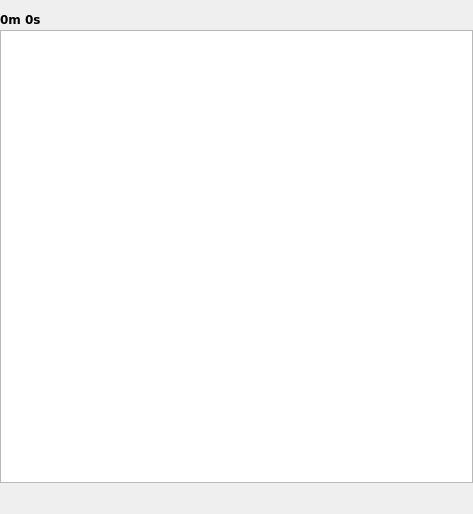
<?xml version="1.0" encoding="UTF-8"?>
<ui version="4.0">
 <class>Playlist_Window</class>
 <widget class="QWidget" name="Playlist_Window">
  <property name="windowModality">
   <enum>Qt::NonModal</enum>
  </property>
  <property name="geometry">
   <rect>
    <x>0</x>
    <y>0</y>
    <width>473</width>
    <height>514</height>
   </rect>
  </property>
  <property name="sizePolicy">
   <sizepolicy hsizetype="Preferred" vsizetype="Preferred">
    <horstretch>0</horstretch>
    <verstretch>0</verstretch>
   </sizepolicy>
  </property>
  <property name="minimumSize">
   <size>
    <width>0</width>
    <height>0</height>
   </size>
  </property>
  <property name="maximumSize">
   <size>
    <width>16516</width>
    <height>16777215</height>
   </size>
  </property>
  <property name="windowTitle">
   <string>Form</string>
  </property>
  <property name="toolTip">
   <string/>
  </property>
  <layout class="QGridLayout" name="gridLayout">
   <property name="sizeConstraint">
    <enum>QLayout::SetDefaultConstraint</enum>
   </property>
   <property name="leftMargin">
    <number>0</number>
   </property>
   <property name="topMargin">
    <number>2</number>
   </property>
   <property name="rightMargin">
    <number>0</number>
   </property>
   <property name="bottomMargin">
    <number>0</number>
   </property>
   <property name="spacing">
    <number>3</number>
   </property>
   <item row="0" column="3">
    <widget class="QPushButton" name="btn_clear">
     <property name="minimumSize">
      <size>
       <width>24</width>
       <height>24</height>
      </size>
     </property>
     <property name="maximumSize">
      <size>
       <width>26</width>
       <height>26</height>
      </size>
     </property>
     <property name="font">
      <font>
       <family>DejaVu Sans</family>
      </font>
     </property>
     <property name="focusPolicy">
      <enum>Qt::NoFocus</enum>
     </property>
     <property name="toolTip">
      <string>Clear Playlist</string>
     </property>
     <property name="text">
      <string/>
     </property>
     <property name="icon">
      <iconset>
       <normaloff>../../../.designer/backup/icons/broom.png</normaloff>../../../.designer/backup/icons/broom.png</iconset>
     </property>
     <property name="iconSize">
      <size>
       <width>24</width>
       <height>24</height>
      </size>
     </property>
     <property name="flat">
      <bool>true</bool>
     </property>
    </widget>
   </item>
   <item row="1" column="0" colspan="4">
    <layout class="QHBoxLayout" name="horizontalLayout">
     <item>
      <widget class="PlaylistView" name="listView">
       <property name="sizePolicy">
        <sizepolicy hsizetype="Expanding" vsizetype="MinimumExpanding">
         <horstretch>0</horstretch>
         <verstretch>0</verstretch>
        </sizepolicy>
       </property>
       <property name="minimumSize">
        <size>
         <width>200</width>
         <height>0</height>
        </size>
       </property>
       <property name="maximumSize">
        <size>
         <width>167721</width>
         <height>16777215</height>
        </size>
       </property>
       <property name="font">
        <font>
         <family>DejaVu Sans</family>
        </font>
       </property>
       <property name="horizontalScrollBarPolicy">
        <enum>Qt::ScrollBarAlwaysOff</enum>
       </property>
       <property name="editTriggers">
        <set>QAbstractItemView::NoEditTriggers</set>
       </property>
       <property name="tabKeyNavigation">
        <bool>true</bool>
       </property>
       <property name="alternatingRowColors">
        <bool>true</bool>
       </property>
       <property name="selectionMode">
        <enum>QAbstractItemView::ExtendedSelection</enum>
       </property>
      </widget>
     </item>
    </layout>
   </item>
   <item row="3" column="0">
    <layout class="QHBoxLayout" name="horizontalLayout_2">
     <item>
      <widget class="QPushButton" name="btn_rep1">
       <property name="minimumSize">
        <size>
         <width>28</width>
         <height>28</height>
        </size>
       </property>
       <property name="maximumSize">
        <size>
         <width>28</width>
         <height>28</height>
        </size>
       </property>
       <property name="font">
        <font>
         <family>DejaVu Sans</family>
        </font>
       </property>
       <property name="focusPolicy">
        <enum>Qt::NoFocus</enum>
       </property>
       <property name="toolTip">
        <string>Repeat 1</string>
       </property>
       <property name="text">
        <string/>
       </property>
       <property name="icon">
        <iconset>
         <normaloff>../../../icons/rep1.png</normaloff>../../../icons/rep1.png</iconset>
       </property>
       <property name="iconSize">
        <size>
         <width>20</width>
         <height>20</height>
        </size>
       </property>
       <property name="shortcut">
        <string>Enter</string>
       </property>
       <property name="checkable">
        <bool>true</bool>
       </property>
       <property name="flat">
        <bool>true</bool>
       </property>
      </widget>
     </item>
     <item>
      <widget class="QPushButton" name="btn_repAll">
       <property name="minimumSize">
        <size>
         <width>28</width>
         <height>28</height>
        </size>
       </property>
       <property name="maximumSize">
        <size>
         <width>28</width>
         <height>28</height>
        </size>
       </property>
       <property name="font">
        <font>
         <family>DejaVu Sans</family>
        </font>
       </property>
       <property name="focusPolicy">
        <enum>Qt::NoFocus</enum>
       </property>
       <property name="toolTip">
        <string>Repeat All</string>
       </property>
       <property name="text">
        <string/>
       </property>
       <property name="icon">
        <iconset>
         <normaloff>../../../icons/repAll.png</normaloff>../../../icons/repAll.png</iconset>
       </property>
       <property name="iconSize">
        <size>
         <width>20</width>
         <height>20</height>
        </size>
       </property>
       <property name="shortcut">
        <string>Enter</string>
       </property>
       <property name="checkable">
        <bool>true</bool>
       </property>
       <property name="flat">
        <bool>true</bool>
       </property>
      </widget>
     </item>
     <item>
      <widget class="QPushButton" name="btn_shuffle">
       <property name="minimumSize">
        <size>
         <width>28</width>
         <height>28</height>
        </size>
       </property>
       <property name="maximumSize">
        <size>
         <width>28</width>
         <height>28</height>
        </size>
       </property>
       <property name="font">
        <font>
         <family>DejaVu Sans</family>
        </font>
       </property>
       <property name="focusPolicy">
        <enum>Qt::NoFocus</enum>
       </property>
       <property name="toolTip">
        <string>Shuffle</string>
       </property>
       <property name="text">
        <string/>
       </property>
       <property name="icon">
        <iconset>
         <normaloff>../../../icons/shuffle.png</normaloff>../../../icons/shuffle.png</iconset>
       </property>
       <property name="iconSize">
        <size>
         <width>20</width>
         <height>20</height>
        </size>
       </property>
       <property name="shortcut">
        <string>Enter</string>
       </property>
       <property name="checkable">
        <bool>true</bool>
       </property>
       <property name="flat">
        <bool>true</bool>
       </property>
      </widget>
     </item>
     <item>
      <widget class="QPushButton" name="btn_append">
       <property name="minimumSize">
        <size>
         <width>28</width>
         <height>28</height>
        </size>
       </property>
       <property name="maximumSize">
        <size>
         <width>28</width>
         <height>28</height>
        </size>
       </property>
       <property name="font">
        <font>
         <family>DejaVu Sans</family>
        </font>
       </property>
       <property name="focusPolicy">
        <enum>Qt::NoFocus</enum>
       </property>
       <property name="toolTip">
        <string>Append when adding new tracks</string>
       </property>
       <property name="text">
        <string/>
       </property>
       <property name="icon">
        <iconset>
         <normaloff>../../../.designer/backup/icons/append.png</normaloff>../../../.designer/backup/icons/append.png</iconset>
       </property>
       <property name="iconSize">
        <size>
         <width>20</width>
         <height>20</height>
        </size>
       </property>
       <property name="shortcut">
        <string>Enter</string>
       </property>
       <property name="checkable">
        <bool>true</bool>
       </property>
       <property name="flat">
        <bool>true</bool>
       </property>
      </widget>
     </item>
     <item>
      <widget class="QPushButton" name="btn_dynamic">
       <property name="minimumSize">
        <size>
         <width>28</width>
         <height>28</height>
        </size>
       </property>
       <property name="maximumSize">
        <size>
         <width>28</width>
         <height>28</height>
        </size>
       </property>
       <property name="font">
        <font>
         <family>DejaVu Sans</family>
        </font>
       </property>
       <property name="focusPolicy">
        <enum>Qt::NoFocus</enum>
       </property>
       <property name="toolTip">
        <string>Dynamic playing</string>
       </property>
       <property name="text">
        <string/>
       </property>
       <property name="icon">
        <iconset>
         <normaloff>../../../icons/dynamic.png</normaloff>../../../icons/dynamic.png</iconset>
       </property>
       <property name="iconSize">
        <size>
         <width>20</width>
         <height>20</height>
        </size>
       </property>
       <property name="shortcut">
        <string>Enter</string>
       </property>
       <property name="checkable">
        <bool>true</bool>
       </property>
       <property name="flat">
        <bool>true</bool>
       </property>
      </widget>
     </item>
    </layout>
   </item>
   <item row="3" column="1" colspan="2">
    <spacer name="horizontalSpacer">
     <property name="font">
      <font>
       <family>DejaVu Sans</family>
      </font>
     </property>
     <property name="orientation">
      <enum>Qt::Horizontal</enum>
     </property>
     <property name="sizeHint" stdset="0">
      <size>
       <width>40</width>
       <height>20</height>
      </size>
     </property>
    </spacer>
   </item>
   <item row="0" column="2">
    <widget class="QPushButton" name="btn_import">
     <property name="minimumSize">
      <size>
       <width>24</width>
       <height>24</height>
      </size>
     </property>
     <property name="maximumSize">
      <size>
       <width>26</width>
       <height>26</height>
      </size>
     </property>
     <property name="font">
      <font>
       <family>DejaVu Sans</family>
      </font>
     </property>
     <property name="focusPolicy">
      <enum>Qt::NoFocus</enum>
     </property>
     <property name="toolTip">
      <string>Import new (orange) tracks to library w/o copying</string>
     </property>
     <property name="text">
      <string/>
     </property>
     <property name="iconSize">
      <size>
       <width>20</width>
       <height>20</height>
      </size>
     </property>
     <property name="flat">
      <bool>true</bool>
     </property>
    </widget>
   </item>
   <item row="3" column="3">
    <widget class="QPushButton" name="btn_numbers">
     <property name="minimumSize">
      <size>
       <width>28</width>
       <height>28</height>
      </size>
     </property>
     <property name="maximumSize">
      <size>
       <width>28</width>
       <height>28</height>
      </size>
     </property>
     <property name="font">
      <font>
       <family>DejaVu Sans</family>
      </font>
     </property>
     <property name="focusPolicy">
      <enum>Qt::NoFocus</enum>
     </property>
     <property name="toolTip">
      <string>Show numbers in playlist</string>
     </property>
     <property name="text">
      <string/>
     </property>
     <property name="iconSize">
      <size>
       <width>20</width>
       <height>20</height>
      </size>
     </property>
     <property name="checkable">
      <bool>true</bool>
     </property>
     <property name="flat">
      <bool>true</bool>
     </property>
    </widget>
   </item>
   <item row="0" column="0" colspan="2">
    <layout class="QHBoxLayout" name="horizontalLayout_3">
     <item>
      <widget class="QLabel" name="lab_totalTime">
       <property name="minimumSize">
        <size>
         <width>0</width>
         <height>25</height>
        </size>
       </property>
       <property name="maximumSize">
        <size>
         <width>1000</width>
         <height>16777215</height>
        </size>
       </property>
       <property name="font">
        <font>
         <family>DejaVu Sans</family>
         <pointsize>9</pointsize>
         <weight>75</weight>
         <bold>true</bold>
        </font>
       </property>
       <property name="text">
        <string notr="true">0m 0s</string>
       </property>
       <property name="alignment">
        <set>Qt::AlignBottom|Qt::AlignLeading|Qt::AlignLeft</set>
       </property>
      </widget>
     </item>
    </layout>
   </item>
  </layout>
 </widget>
 <customwidgets>
  <customwidget>
   <class>PlaylistView</class>
   <extends>QListView</extends>
   <header>GUI/playlist/view/PlaylistView.h</header>
  </customwidget>
 </customwidgets>
 <resources/>
 <connections/>
</ui>
